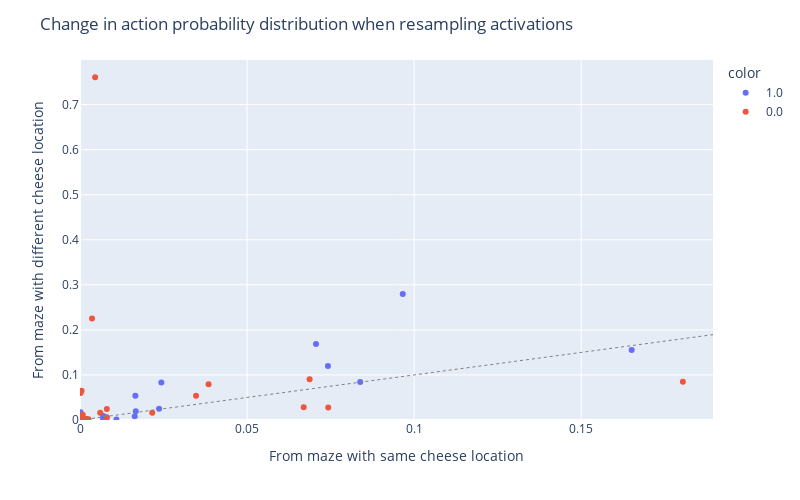

Notebook cell for this chart:
### Code cell
# Scatter plot with different colors depending on random_channels,
# adding a legend
fig = px.scatter(
    data,
    x=data_false["prob_change"],
    y=data_true["prob_change"],
    color=data_true["random_channels"].astype(str),
    # color_discrete_map={"0": "blue", "1": "red"},
    # labels={"0": "Same location", "1": "Different location"},
)

# Title plot and label axes and ensure same scale, with dotted line on
# y=x
fig.update_layout(
    title=(
        "Change in action probability distribution when resampling activations"
    ),
    yaxis_title="From maze with different cheese location",
    xaxis_title="From maze with same cheese location",
)
# Show gray dotted y=x line
fig.add_shape(
    type="line",
    x0=0,
    y0=0,
    x1=1,
    y1=1,
    line=dict(color="Gray", width=1, dash="dot"),
)
# Set bounds to be [0, max(prob_change)] on both axes TODO update
fig.update_xaxes(range=[0, 1.05 * max(data_false["prob_change"])])
fig.update_yaxes(range=[0, 1.05 * max(data_true["prob_change"])])

# Set aspect ratio to be 1:1
fig.update_layout(
    autosize=False,
    width=800,
    height=500,
)

# Hover the seed, prob changes, and show the original and patched greedy actions
fig.update_traces(
    hovertemplate="<br>".join(
        [
            "Seed: %{customdata[2]}",
            "ΔP, same location: %{x:.2f}",
            "ΔP, different location: %{y:.2f}",
            # "Original action: %{customdata[0]}",
            # "Patched action: %{customdata[1]}",
        ]
    ),
    customdata=np.stack(
        (data["original_greedy"], data["patched_greedy"], data["seed"]),
        axis=-1,
    ),
)

# Show the plot
fig.show()

### Figure 1 — Plotly figure (JSON) as saved in the notebook; plotly's stock layout.template omitted (floating-point values rounded to 4 significant figures; data arrays with more than 128 entries replaced by an {"elided": "..."} marker saying what was removed)
{"data": [{"customdata": {"elided": "80x3 mixed values"}, "hovertemplate": "Seed: %{customdata[2]}<br>ΔP, same location: %{x:.2f}<br>ΔP, different location: %{y:.2f}", "legendgroup": "1.0", "marker": {"color": "#636efa", "symbol": "circle"}, "mode": "markers", "name": "1.0", "orientation": "v", "showlegend": true, "type": "scatter", "x": [0.01658, 0.00689, 0.0003291, 0.07063, 0.001943, 0.002089, 0.008, 0.01638, 0.001807, 0.0001491, 0.006886, 0.1651, 0.02435, 0.0966, 0.0167, 0.0742, 0.001141, 0.0109, 0.02366, 0.08385], "xaxis": "x", "y": [0.05363, 0.009194, 0.001921, 0.1687, 0.0004375, 0.001882, 0.005987, 0.008319, 0.001532, 0.01718, 0.0006428, 0.1556, 0.0832, 0.2794, 0.01955, 0.1199, 0.0005914, 0.001293, 0.02496, 0.08428], "yaxis": "y"}, {"customdata": {"elided": "80x3 mixed values"}, "hovertemplate": "Seed: %{customdata[2]}<br>ΔP, same location: %{x:.2f}<br>ΔP, different location: %{y:.2f}", "legendgroup": "0.0", "marker": {"color": "#EF553B", "symbol": "circle"}, "mode": "markers", "name": "0.0", "orientation": "v", "showlegend": true, "type": "scatter", "x": [0.03848, 0.02162, 0.000162, 0.06694, 0.003597, 0.001048, 0.0003094, 0.00802, 0.0004655, 8.102e-05, 0.002566, 0.1804, 0.00803, 0.06872, 0.006048, 0.004528, 0.0008318, 0.00184, 0.03473, 0.07428], "xaxis": "x", "y": [0.0796, 0.01621, 0.05975, 0.02816, 0.2253, 0.001917, 0.002069, 0.005211, 0.0649, 0.007559, 0.001495, 0.08511, 0.02456, 0.09058, 0.01624, 0.7609, 0.01154, 0.002301, 0.05363, 0.02793], "yaxis": "y"}], "layout": {"autosize": false, "height": 500, "legend": {"title": {"text": "color"}, "tracegroupgap": 0}, "margin": {"t": 60}, "shapes": [{"line": {"color": "Gray", "dash": "dot", "width": 1}, "type": "line", "x0": 0, "x1": 1, "y0": 0, "y1": 1}], "title": {"text": "Change in action probability distribution when resampling activations"}, "width": 800, "xaxis": {"anchor": "y", "domain": [0, 1], "range": [0, 0.1894], "title": {"text": "From maze with same cheese location"}}, "yaxis": {"anchor": "x", "domain": [0, 1], "range": [0, 0.7989], "title": {"text": "From maze with different cheese location"}}}}
